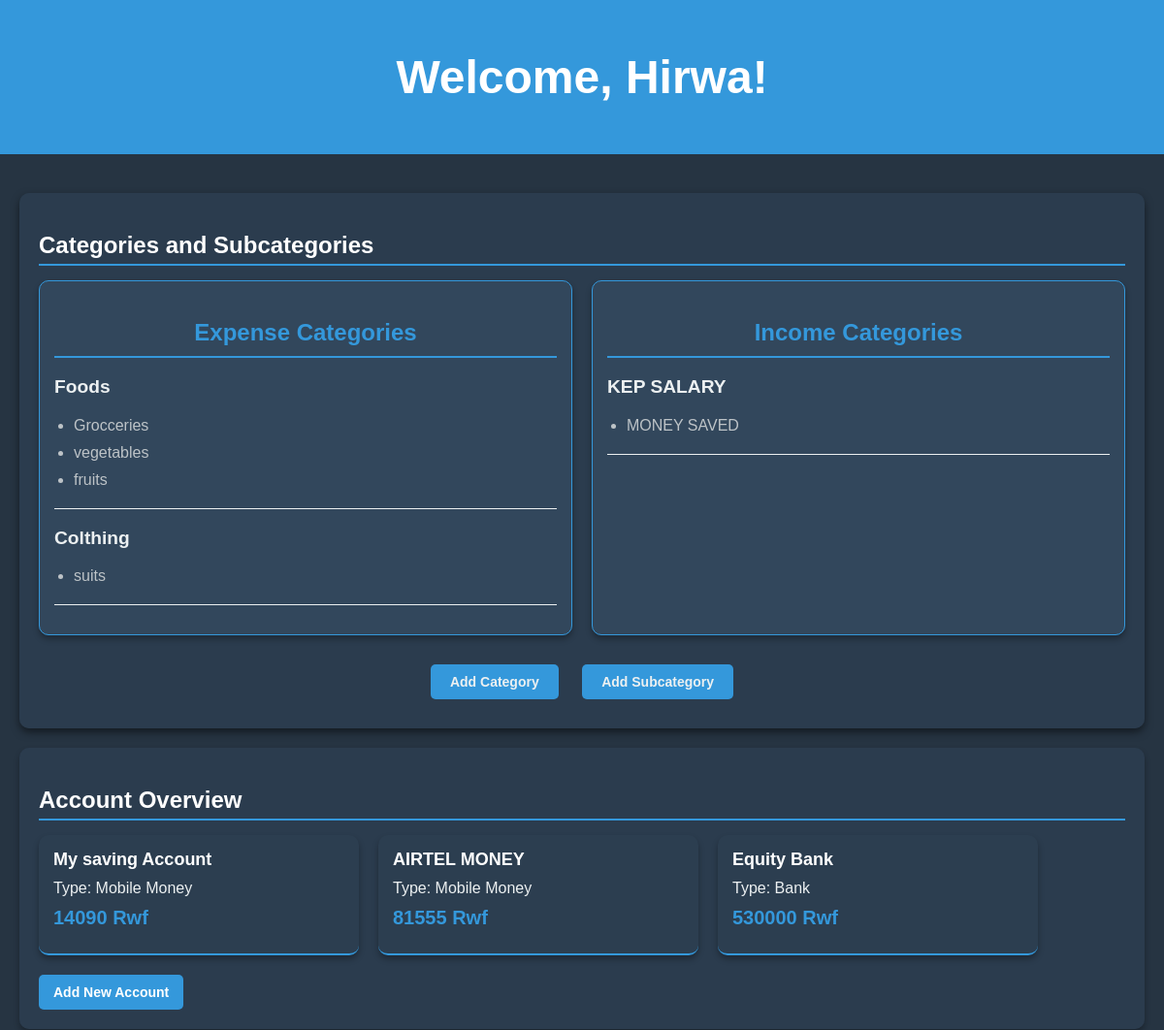
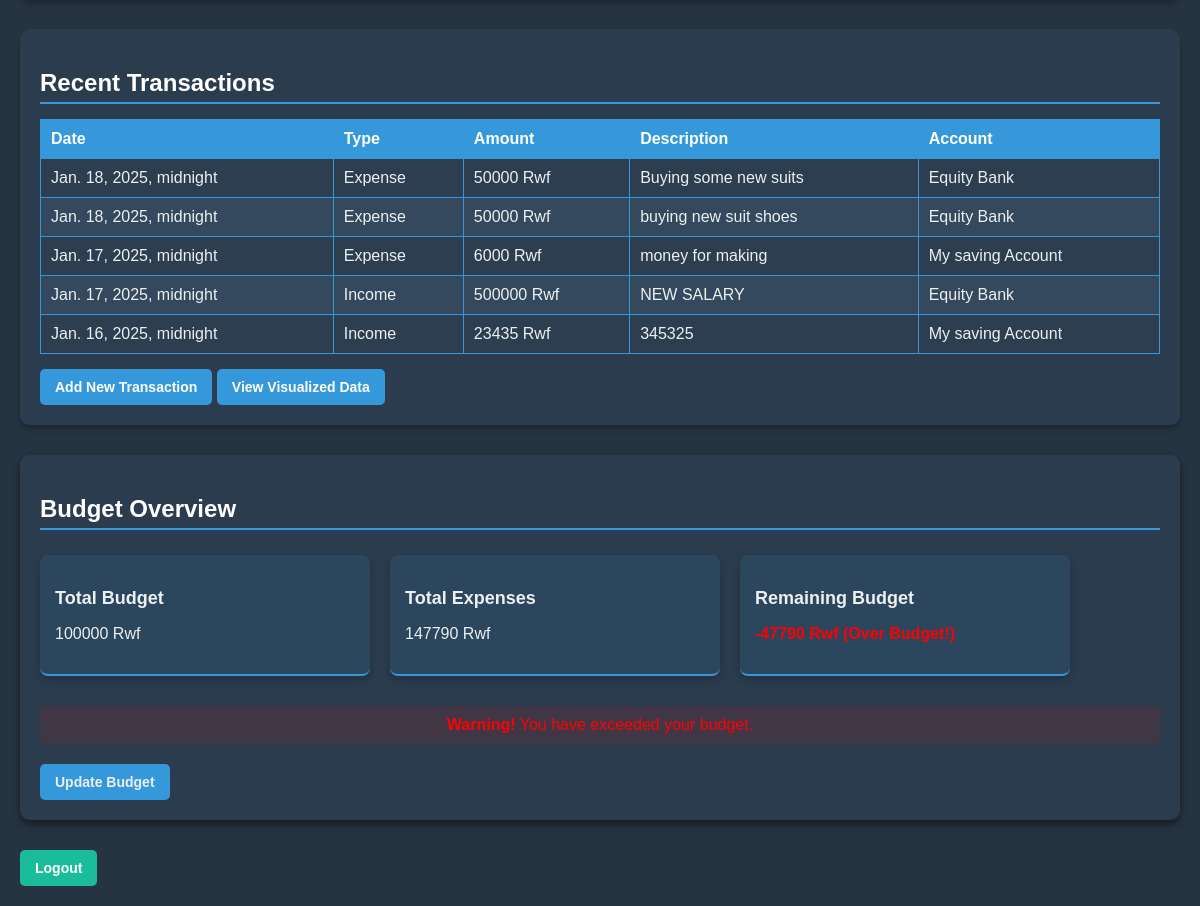
The app's page /home/ (signed in) with its own data (2 pictures, top to bottom).
### Sapp/models.py (models this page shows, shortened)
class Category(models.Model):
    CATEGORY_TYPES = [
        ('income', 'Income'),
        ('expense', 'Expense'),
    ]
    name = models.CharField(max_length=100, unique=True)
    type = models.CharField(max_length=10, choices=CATEGORY_TYPES)  # Income or Expense
    created_at = models.DateTimeField(auto_now_add=True)

class Subcategory(models.Model):
    name = models.CharField(max_length=100)
    category = models.ForeignKey(Category, on_delete=models.CASCADE, related_name="subcategories")
    created_at = models.DateTimeField(auto_now_add=True)
    class Meta:
        constraints = [
            models.UniqueConstraint(fields=['name', 'category'], name='unique_subcategory_per_category')
        ]

class Account(models.Model):
    ACCOUNT_TYPES = [
        ('bank', 'Bank'),
        ('mobile_money', 'Mobile Money'),
        ('cash', 'Cash'),
    ]
    user = models.ForeignKey(User, on_delete=models.CASCADE)  # Link account to a user
    name = models.CharField(max_length=100)  # e.g., "My Bank Account"
    account_type = models.CharField(max_length=20, choices=ACCOUNT_TYPES)
    balance = models.DecimalField(max_digits=12, decimal_places=0, default=0)  # Rwf balance

class Transaction(models.Model):
    TRANSACTION_TYPES = [
        ('income', 'Income'),
        ('expense', 'Expense'),
    ]
    TRANSACTION_STATUSES = [
        ('pending', 'Pending'),
        ('completed', 'Completed'),
        ('cancelled', 'Cancelled'),
    ]
    account = models.ForeignKey(Account, on_delete=models.CASCADE)
    transaction_type = models.CharField(max_length=10, choices=TRANSACTION_TYPES)
    amount = models.DecimalField(max_digits=12, decimal_places=0)
    description = models.TextField(blank=True, null=True)
    category = models.ForeignKey(Category, on_delete=models.CASCADE)
    subcategory = models.ForeignKey(Subcategory, on_delete=models.CASCADE, blank=True, null=True)
    date = models.DateTimeField(default=now)  # Automatically set to the current datetime
    status = models.CharField(max_length=10, choices=TRANSACTION_STATUSES, default='completed')
    is_deleted = models.BooleanField(default=False)  # For soft deletion
    class Meta:
        indexes = [
            models.Index(fields=['date']),
            models.Index(fields=['transaction_type']),
        ]

class Budget(models.Model):
    user = models.OneToOneField(User, on_delete=models.CASCADE)
    total_budget = models.DecimalField(max_digits=12, decimal_places=0, default=0)
    categories = models.ManyToManyField(Category, through='CategoryBudget')
    created_at = models.DateTimeField(auto_now_add=True)
    start_date = models.DateField(default=now)  # Optional: Add periodic budgets
    end_date = models.DateField(null=True, blank=True)

### Sapp/views.py (the view)
# urls.py: path('home/', views.home_view, name='home'),
@login_required
def home_view(request):
    accounts = Account.objects.filter(user=request.user)
    transactions = Transaction.objects.filter(account__user=request.user).order_by('-date')[:5]  # Recent 5 transactions
    try:
        budget = Budget.objects.get(user=request.user)
    except Budget.DoesNotExist:
        budget = None
    total_expenses = Transaction.objects.filter(
        account__user=request.user,
        transaction_type='expense',
        is_deleted=False
    ).aggregate(Sum('amount'))['amount__sum'] or 0
    remaining_budget = budget.total_budget - total_expenses if budget else None
    budget_overrun = False
    if remaining_budget and remaining_budget < 0:
        budget_overrun = True
    expense_categories = Category.objects.filter(type='expense').prefetch_related('subcategories')
    income_categories = Category.objects.filter(type='income').prefetch_related('subcategories')
    context = {
        'accounts': accounts,
        'transactions': transactions,
        'budget': budget,
        'total_expenses': total_expenses,
        'remaining_budget': remaining_budget,
        'budget_overrun': budget_overrun,
        'expense_categories': expense_categories,
        'income_categories': income_categories,
    }
    return render(request, 'home.html', context)

### templates/home.html (shortened to what this page needs)
{% load static %}
<!DOCTYPE html>
<html lang="en">
<head>
    <link rel="stylesheet" href="{% static 'assets/css/dashboard.css' %}">
</head>
<body>
    <header>
        <h1>Welcome, {{ user.first_name }}!</h1>
    </header>
    <main>
        <section class="categories-overview">
            <h2>Categories and Subcategories</h2>
            <div class="categories-container">
                <div class="category-group expense-categories">
                    <h3>Expense Categories</h3>
                    {% for category in expense_categories %}
                        <div class="category-item">
                            <p class="category-name">{{ category.name }}</p>
                            {% if category.subcategories.exists %}
                                <ul class="subcategory-list">
                                    {% for subcategory in category.subcategories.all %}
                                        <li>{{ subcategory.name }}</li>
                                    {% endfor %}
                                </ul>
                            {% else %}
                                <p class="no-subcategories">No subcategories available.</p>
                            {% endif %}
                        </div>
                    {% endfor %}
                </div>
                <div class="category-group income-categories">
                    <h3>Income Categories</h3>
                    {% for category in income_categories %}
                        <div class="category-item">
                            <p class="category-name">{{ category.name }}</p>
                            {% if category.subcategories.exists %}
                                <ul class="subcategory-list">
                                    {% for subcategory in category.subcategories.all %}
                                        <li>{{ subcategory.name }}</li>
                                    {% endfor %}
                                </ul>
                            {% else %}
                                <p class="no-subcategories">No subcategories available.</p>
                            {% endif %}
                        </div>
                    {% endfor %}
                </div>
            </div>
            <div class="category-actions">
                <a href="{% url 'add_category' %}" class="btn btn-primary">Add Category</a>
                <a href="{% url 'add_subcategory' %}" class="btn btn-primary">Add Subcategory</a>
            </div>
        </section>
        <section class="account-overview">
            <h2>Account Overview</h2>
            <div class="account-cards">
                {% for account in accounts %}
                    <div class="account-card {% if account.balance < 0 %}negative{% else %}positive{% endif %}">
                        <h3>{{ account.name }}</h3>
                        <p>Type: {{ account.get_account_type_display }}</p>
                        <p class="balance">{{ account.balance }} Rwf</p>
                    </div>
                {% empty %}
                    <p>No accounts added yet.</p>
                {% endfor %}
            </div>
            <a href="{% url 'add_account' %}" class="btn btn-primary">Add New Account</a>
        </section>
        <section class="recent-transactions">
            <h2>Recent Transactions</h2>
            <table>
                <thead>
                    <tr>
                        <th>Date</th>
                        <th>Type</th>
                        <th>Amount</th>
                        <th>Description</th>
                        <th>Account</th>
                    </tr>
                </thead>
                <tbody>
                    {% for transaction in transactions %}
                        <tr>
                            <td>{{ transaction.date }}</td>
                            <td>{{ transaction.get_transaction_type_display }}</td>
                            <td class="amount">{{ transaction.amount }} Rwf</td>
                            <td>{{ transaction.description|default:"N/A" }}</td>
                            <td>{{ transaction.account.name }}</td>
                        </tr>
                    {% empty %}
                        <tr>
                            <td colspan="5">No transactions found.</td>
                        </tr>
                    {% endfor %}
                </tbody>
            </table>
            <a href="{% url 'add_transaction' %}" class="btn btn-primary">Add New Transaction</a>
            <a href="{% url 'transaction_summary' %}" class="btn btn-primary">View Visualized Data</a>
        </section>
        <section class="budget-overview">
            <h2>Budget Overview</h2>
            {% if budget %}
                <div class="budget-card-overview">
                    <div class="card">
                        <h3>Total Budget</h3>
                        <p>{{ budget.total_budget }} Rwf</p>
                    </div>
                    <div class="card">
                        <h3>Total Expenses</h3>
                        <p>{{ total_expenses }} Rwf</p>
                    </div>
                    <div class="card">
                        <h3>Remaining Budget</h3>
                        <p>
                            {% if remaining_budget < 0 %}
                                <span class="over-budget" id="remaining-budget">{{ remaining_budget }} Rwf (Over Budget!)</span>
                            {% else %}
                                <span id="remaining-budget">{{ remaining_budget }} Rwf</span>
                            {% endif %}
                        </p>
                    </div>
                </div>
                {% if budget_overrun %}
                    <div class="alert alert-danger">
                        <strong>Warning!</strong> You have exceeded your budget.
                    </div>
                {% endif %}
                <a href="{% url 'manage_budget' %}" class="btn btn-primary">Update Budget</a>
            {% else %}
                <p>No budget set. <a href="{% url 'manage_budget' %}">Set a Budget</a></p>
            {% endif %}
        </section>
        <a href="/logout" class="btn btn-secondary">Logout</a>
    </main>
</body>
</html>

### static/assets/css/dashboard.css (style rules this page uses)
body { font-family: Arial, sans-serif; background: rgba(27, 42, 56, 0.95); color: #ecf0f1; margin: 0; padding: 0; }
header { background-color: #3498db; padding: 20px; text-align: center; color: #fff; font-size: 24px; }
main { padding: 20px; }
section { margin-bottom: 30px; background-color: rgba(44, 62, 80, 0.9); padding: 20px; border-radius: 10px; box-shadow: 0 4px 6px rgba(0, 0, 0, 0.3); }
h2 { border-bottom: 2px solid #3498db; padding-bottom: 5px; margin-bottom: 15px; color: #fff; }
ul { list-style: none; padding: 0; }
ul li { margin-bottom: 10px; }
.balance { font-weight: bold; color: #3498db; }
table { width: 100%; border-collapse: collapse; margin-bottom: 15px; }
table th, table td { border: 1px solid #3498db; padding: 10px; text-align: left; }
table th { background-color: #3498db; color: #fff; }
table tbody tr:nth-child(odd) { background-color: #2c3e50; }
table tbody tr:nth-child(even) { background-color: #34495e; }
.alert-danger { background-color: #e74c3c; color: #fff; padding: 10px; border-radius: 5px; text-align: center; }
.btn { display: inline-block; padding: 10px 15px; text-align: center; border-radius: 5px; text-decoration: none; font-size: 14px; font-weight: bold; }
.btn-primary { background-color: #3498db; color: #fff; }
.btn-secondary { background-color: #1abc9c; color: #fff; }
.over-budget { color: #e74c3c; font-weight: bold; }
.account-overview { margin-top: 20px; background-color: rgba(44, 62, 80, 0.9); }
.account-cards { display: flex; flex-wrap: wrap; gap: 20px; }
.account-card { width: 300px; padding: 15px; border-radius: 10px; box-shadow: 0 4px 6px rgba(0, 0, 0, 0.3); color: #ecf0f1; transition: transform 0.3s ease, box-shadow 0.3s ease; margin-bottom: 20px; border-bottom: 2px solid #3498db; }
.account-card h3 { margin: 0; font-size: 18px; color: #fff; }
.account-card p { margin: 10px 0; font-size: 16px; }
.account-card .balance { font-size: 20px; font-weight: bold; }
.account-card.positive { background-color: #2c3e50; }
.budget-overview { margin-top: 30px; padding: 20px; background-color: rgba(44, 62, 80, 0.9); border-radius: 10px; box-shadow: 0 4px 8px rgba(0, 0, 0, 0.5); }
.budget-overview .card { background-color: rgba(52, 152, 219, 0.1); padding: 15px; margin: 10px 0; border-radius: 8px; box-shadow: 0 4px 8px rgba(0, 0, 0, 0.2); width: 300px; border-bottom: 2px solid #3498db; }
.budget-card-overview { display: flex; flex-wrap: wrap; gap: 20px; }
.budget-overview .card h3 { font-size: 18px; color: #ecf0f1; margin-bottom: 10px; }
.budget-overview .card p { font-size: 16px; color: #ecf0f1; }
.budget-overview .over-budget { color: red; font-weight: bold; }
.alert-danger { background-color: rgba(255, 0, 0, 0.1); padding: 10px; border-radius: 5px; color: red; margin-top: 20px; }
.budget-overview .btn { margin-top: 20px; text-align: center; display: inline-block; }
.budget-overview .btn-primary { background-color: #3498db; color: #ecf0f1; }
.categories-overview { margin: 20px 0; padding: 20px; background-color: rgba(44, 62, 80, 0.9); border-radius: 10px; box-shadow: 0 4px 8px rgba(0, 0, 0, 0.5); }
.categories-container { display: flex; justify-content: space-between; gap: 20px; }
.category-group { flex: 1; border: 1px solid #3498db; padding: 15px; border-radius: 10px; background-color: rgba(52, 73, 94, 0.9); overflow: hidden; color: #ecf0f1; box-shadow: 0 4px 6px rgba(0, 0, 0, 0.3); }
.category-group h3 { text-align: center; font-size: 1.5em; color: #3498db; border-bottom: 2px solid #3498db; padding-bottom: 10px; margin-bottom: 15px; }
.category-item { margin: 15px 0; border-bottom: 1px solid #ecf0f1; padding-bottom: 10px; }
.category-name { font-size: 1.2em; font-weight: bold; color: #ecf0f1; }
.subcategory-list { margin: 10px 0 0 20px; padding: 0; list-style-type: disc; color: #bdc3c7; }
.category-actions { margin-top: 20px; text-align: center; }
.category-actions .btn { margin: 10px; padding: 10px 20px; background-color: #3498db; color: #ecf0f1; border-radius: 5px; text-decoration: none; font-weight: bold; transition: background-color 0.3s; }

### records on screen
Category: name "Foods"
Subcategory: name "Grocceries"
Subcategory: name "vegetables"
Subcategory: name "fruits"
Category: name "Colthing"
Subcategory: name "suits"
Category: name "KEP SALARY"
Subcategory: name "MONEY SAVED"
Account: name "My saving Account", account_type "Mobile Money", balance "14090"
Account: name "AIRTEL MONEY", account_type "Mobile Money", balance "81555"
Account: name "Equity Bank", account_type "Bank", balance "530000"
Budget: total_budget "100000"

### other values on screen
{{ user.first_name }} "Hirwa"
{{ total_expenses }} "147790"
